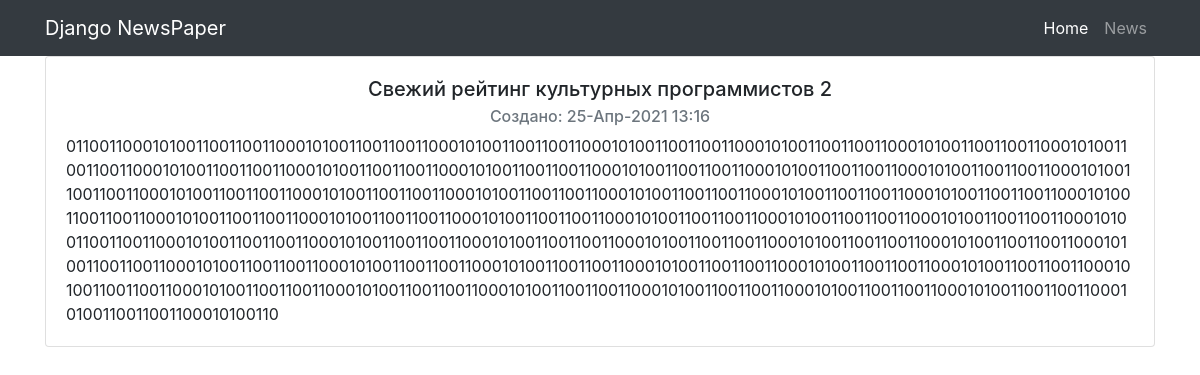
The page /news/24 on the database its author committed.
### news/models.py (models this page shows, shortened)
class Post(models.Model):
    ARTICLE = 'AR'
    NEWS = 'NS'
    POST_CHOICES = (
        (ARTICLE, 'Статья'),
        (NEWS, 'Новость'),
    )
    author = models.ForeignKey(Author, on_delete=models.CASCADE)
    type_post = models.CharField(max_length=2, choices=POST_CHOICES,
                                 default=ARTICLE)
    created_at = models.DateTimeField(auto_now_add=True)
    category = models.ManyToManyField(Category, through='PostCategory')
    title = models.CharField(max_length=255)
    content = models.TextField()
    rating = models.IntegerField(default=0)

### news/views.py (the view)
# urls.py: path('<int:pk>', PostDetail.as_view()),  # pk — это первичный ключ товара, который будет выводиться у нас в шаблон
class PostDetail(DetailView):
    model = Post  # модель всё та же, но мы хотим получать детали конкретно отдельного товара
    template_name = 'news/post.html'  # название шаблона будет product.html
    context_object_name = 'post'  # название объекта. в нём будет

### news/templatetags/custom_filters.py (called while the page is built)
@register.filter(name='censor')
def censor(value):
    words = ['дурак', 'сука']
    for word in words:
        if word in value:
            value = value.replace(word, '***')
    return str(value)

### templates/news/post.html (shortened to what this page needs)
{% extends 'default.html' %}
{% load custom_filters %}
{% block content %}
<div class="card">
  <div class="card-body">
    <h5 class="card-title">{{ post.title|censor }}</h5>
    <h6 class="card-subtitle mb-2 text-muted">Создано: {{ post.created_at|date:'d-M-Y H:i'  }}</h6>
    <p class="card-text text-left">{{ post.content|censor}}</p>
  </div>
</div>
{% endblock content %}

### rows shown on the page
Post: title|censor "Свежий рейтинг культурных программистов 2", created_at "25-Апр-2021 13:16", content|censor "0110011000101001100110011000101001100110011000101001100110011000101001100110011000101001100110011000101001100110011000101001100110011000101001100110011000101001100110011000101001100110011000101001100110011000101001100110011000101001100110011000101001100110011000101001100110011000101001100110011000101001100110011000101001100110011000101001100110011000101001100110011000101001100110011000101001100110011000101001100110011000101001100110011000101001100110011000101001100110011000101001100110011000101001100110011000101001100110011000101001100110011000101001100110011000101001100110011000101001100110011000101001100110011000101001100110011000101001100110011000101001100110011000101001100110011000101001…"
